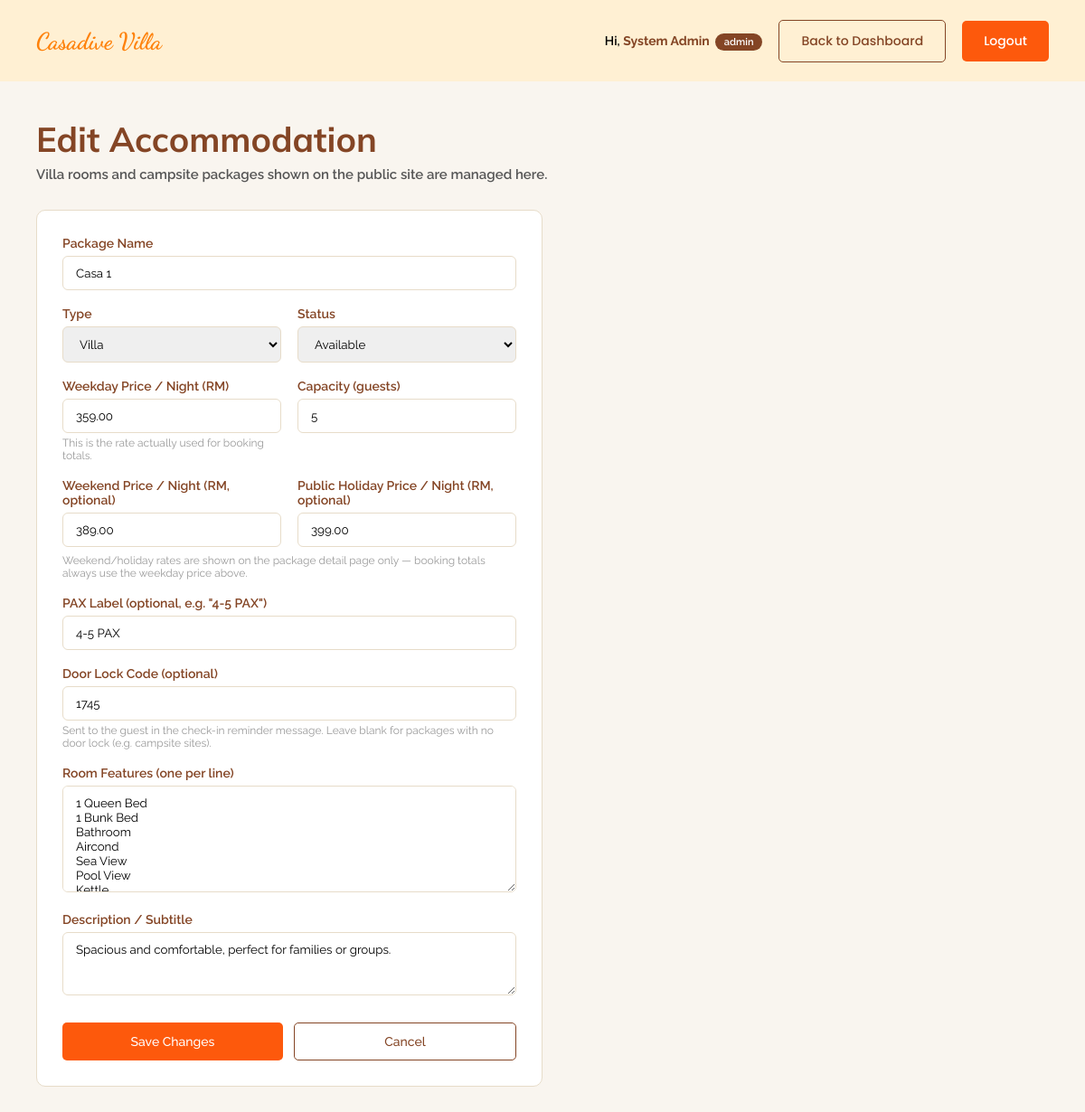
The page /user/manage_accommodation.php?id=1 (signed in) on the database as committed earlier.
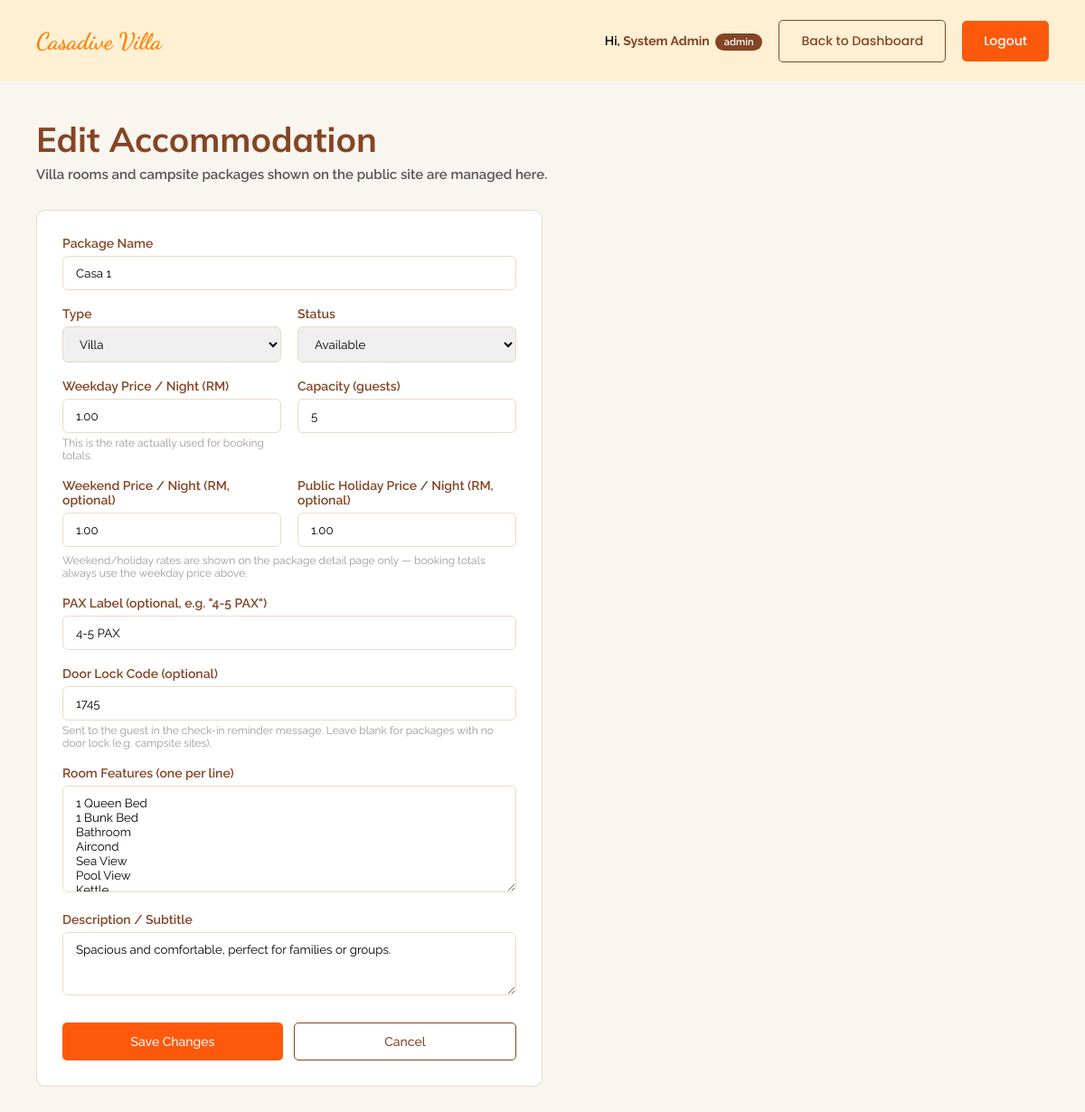
The same page on the database as committed later.
### tables this page shows
CREATE TABLE `accommodation` (
  accommodation_id   INT UNSIGNED AUTO_INCREMENT PRIMARY KEY,
  accommodation_name VARCHAR(100) NOT NULL,
  accommodation_type ENUM('Villa','Campsite') NOT NULL,
  price              DECIMAL(10,2) NOT NULL COMMENT 'weekday / base rate per night, used for all booking calculations',
  price_weekend      DECIMAL(10,2) NULL COMMENT 'display only — not applied to booking totals yet',
  price_holiday      DECIMAL(10,2) NULL COMMENT 'display only — not applied to booking totals yet',
  capacity           INT UNSIGNED NOT NULL,
  pax_label          VARCHAR(30) NULL COMMENT 'display string e.g. "4-5 PAX", falls back to "Max N guests"',
  features           TEXT NULL COMMENT 'one feature per line, e.g. "Wifi\nAircond\nSea View"',
  description        TEXT,
  status             ENUM('available','unavailable','maintenance') NOT NULL DEFAULT 'available',
  image              VARCHAR(255),
  door_code          VARCHAR(20) COMMENT 'lock box / door code shown to the guest in the check-in reminder'
);

### user/manage_accommodation.php (called while the page is built, shortened)
<?php
require_once __DIR__ . '/../includes/db.php';
$validTypes = ['Villa', 'Campsite'];
$validStatuses = ['available', 'unavailable', 'maintenance'];
$editId = filter_input(INPUT_GET, 'id', FILTER_VALIDATE_INT) ?: null;
$editing = null;
if ($editId) {
    $stmt = $pdo->prepare('SELECT * FROM accommodation WHERE accommodation_id = :id');
    $stmt->execute(['id' => $editId]);
    $editing = $stmt->fetch();
}
$old = [
    'accommodation_name' => $editing['accommodation_name'] ?? '',
    'accommodation_type' => $editing['accommodation_type'] ?? 'Villa',
    'price' => $editing['price'] ?? '',
    'price_weekend' => $editing['price_weekend'] ?? '',
    'price_holiday' => $editing['price_holiday'] ?? '',
    'capacity' => $editing['capacity'] ?? '',
    'pax_label' => $editing['pax_label'] ?? '',
    'features' => $editing['features'] ?? '',
    'description' => $editing['description'] ?? '',
    'status' => $editing['status'] ?? 'available',
    'door_code' => $editing['door_code'] ?? '',
];
require __DIR__ . '/views/manage_accommodation.view.php';

### user/views/manage_accommodation.view.php (the view, shortened to what the changed rows need)
<!DOCTYPE html>
<html lang="en">
<head>
<link rel="stylesheet" href="style/dashboard.css">
</head>
<body>
  <main class="dash-main">
    <div class="container">
      <h1 class="dash-heading"><?= $editing ? 'Edit Accommodation' : 'Add Accommodation' ?></h1>
      <section class="dash-section" style="max-width:560px;">
        <form method="post" style="display:flex;flex-direction:column;gap:18px;font-family:'Raleway',sans-serif;">
          <div>
            <label style="display:block;font-weight:600;font-size:14px;color:var(--brown-price);margin-bottom:6px;">Package Name</label>
            <input type="text" name="accommodation_name" value="<?= htmlspecialchars($old['accommodation_name']) ?>" placeholder="e.g. Villa Package 5" style="width:100%;padding:10px 14px;border:1px solid var(--border);border-radius:6px;font-family:inherit;" required>
          </div>
          <div style="display:flex;gap:18px;">
            <div style="flex:1;">
              <label style="display:block;font-weight:600;font-size:14px;color:var(--brown-price);margin-bottom:6px;">Type</label>
              <select name="accommodation_type" style="width:100%;padding:10px 14px;border:1px solid var(--border);border-radius:6px;font-family:inherit;">
                <?php foreach ($validTypes as $type): ?>
                  <option value="<?= $type ?>" <?= $old['accommodation_type'] === $type ? 'selected' : '' ?>><?= $type ?></option>
                <?php endforeach; ?>
              </select>
            </div>
            <div style="flex:1;">
              <label style="display:block;font-weight:600;font-size:14px;color:var(--brown-price);margin-bottom:6px;">Status</label>
              <select name="status" style="width:100%;padding:10px 14px;border:1px solid var(--border);border-radius:6px;font-family:inherit;">
                <?php foreach ($validStatuses as $status): ?>
                  <option value="<?= $status ?>" <?= $old['status'] === $status ? 'selected' : '' ?>><?= ucfirst($status) ?></option>
                <?php endforeach; ?>
              </select>
            </div>
          </div>
          <div style="display:flex;gap:18px;">
            <div style="flex:1;">
              <label style="display:block;font-weight:600;font-size:14px;color:var(--brown-price);margin-bottom:6px;">Weekday Price / Night (RM)</label>
              <input type="number" name="price" value="<?= htmlspecialchars((string) $old['price']) ?>" min="0" step="0.01" style="width:100%;padding:10px 14px;border:1px solid var(--border);border-radius:6px;font-family:inherit;" required>
              <p style="font-size:12px;color:#999;margin-top:4px;">This is the rate actually used for booking totals.</p>
            </div>
            <div style="flex:1;">
              <label style="display:block;font-weight:600;font-size:14px;color:var(--brown-price);margin-bottom:6px;">Capacity (guests)</label>
              <input type="number" name="capacity" value="<?= htmlspecialchars((string) $old['capacity']) ?>" min="1" style="width:100%;padding:10px 14px;border:1px solid var(--border);border-radius:6px;font-family:inherit;" required>
            </div>
          </div>
          <div style="display:flex;gap:18px;">
            <div style="flex:1;">
              <label style="display:block;font-weight:600;font-size:14px;color:var(--brown-price);margin-bottom:6px;">Weekend Price / Night (RM, optional)</label>
              <input type="number" name="price_weekend" value="<?= htmlspecialchars((string) $old['price_weekend']) ?>" min="0" step="0.01" style="width:100%;padding:10px 14px;border:1px solid var(--border);border-radius:6px;font-family:inherit;">
            </div>
            <div style="flex:1;">
              <label style="display:block;font-weight:600;font-size:14px;color:var(--brown-price);margin-bottom:6px;">Public Holiday Price / Night (RM, optional)</label>
              <input type="number" name="price_holiday" value="<?= htmlspecialchars((string) $old['price_holiday']) ?>" min="0" step="0.01" style="width:100%;padding:10px 14px;border:1px solid var(--border);border-radius:6px;font-family:inherit;">
            </div>
          </div>
          <div>
            <label style="display:block;font-weight:600;font-size:14px;color:var(--brown-price);margin-bottom:6px;">PAX Label (optional, e.g. "4-5 PAX")</label>
            <input type="text" name="pax_label" value="<?= htmlspecialchars((string) $old['pax_label']) ?>" placeholder="Falls back to &quot;Max N guests&quot; if left blank" style="width:100%;padding:10px 14px;border:1px solid var(--border);border-radius:6px;font-family:inherit;">
          </div>
          <div>
            <label style="display:block;font-weight:600;font-size:14px;color:var(--brown-price);margin-bottom:6px;">Door Lock Code (optional)</label>
            <input type="text" name="door_code" value="<?= htmlspecialchars((string) $old['door_code']) ?>" placeholder="e.g. 1745" style="width:100%;padding:10px 14px;border:1px solid var(--border);border-radius:6px;font-family:inherit;">
            <p style="font-size:12px;color:#999;margin-top:4px;">Sent to the guest in the check-in reminder message. Leave blank for packages with no door lock (e.g. campsite sites).</p>
          </div>
          <div>
            <label style="display:block;font-weight:600;font-size:14px;color:var(--brown-price);margin-bottom:6px;">Room Features (one per line)</label>
            <textarea name="features" rows="6" placeholder="1 Queen Bed&#10;Bathroom&#10;Aircond&#10;Wifi" style="width:100%;padding:10px 14px;border:1px solid var(--border);border-radius:6px;font-family:inherit;resize:vertical;"><?= htmlspecialchars((string) $old['features']) ?></textarea>
          </div>
          <div>
            <label style="display:block;font-weight:600;font-size:14px;color:var(--brown-price);margin-bottom:6px;">Description / Subtitle</label>
            <textarea name="description" rows="3" style="width:100%;padding:10px 14px;border:1px solid var(--border);border-radius:6px;font-family:inherit;resize:vertical;"><?= htmlspecialchars((string) $old['description']) ?></textarea>
          </div>
        </form>
      </section>
    </div>
  </main>
</body>
</html>

Rows that differ between the two databases and show on the page:
changed accommodation "Casa 1": price "359.00" → "1.00"; price_weekend "389.00" → "1.00"; price_holiday "399.00" → "1.00"
